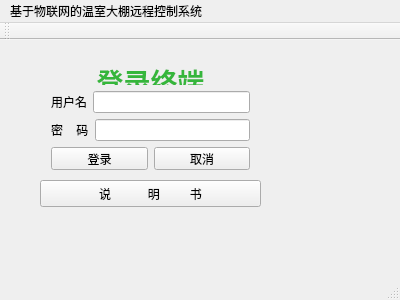
<?xml version="1.0" encoding="UTF-8"?>
<ui version="4.0">
 <class>MainWindow</class>
 <widget class="QMainWindow" name="MainWindow">
  <property name="geometry">
   <rect>
    <x>0</x>
    <y>0</y>
    <width>400</width>
    <height>300</height>
   </rect>
  </property>
  <property name="windowTitle">
   <string>MainWindow</string>
  </property>
  <widget class="QWidget" name="centralWidget">
   <widget class="QWidget" name="layoutWidget">
    <property name="geometry">
     <rect>
      <x>40</x>
      <y>10</y>
      <width>221</width>
      <height>131</height>
     </rect>
    </property>
    <layout class="QVBoxLayout" name="verticalLayout">
     <item>
      <widget class="QLabel" name="label">
       <property name="text">
        <string>&lt;html&gt;&lt;head/&gt;&lt;body&gt;&lt;p align=&quot;center&quot;&gt;&lt;span style=&quot; font-size:20pt; font-weight:600; color:#35b63b;&quot;&gt;登录终端&lt;/span&gt;&lt;/p&gt;&lt;/body&gt;&lt;/html&gt;</string>
       </property>
      </widget>
     </item>
     <item>
      <layout class="QHBoxLayout" name="horizontalLayout">
       <item>
        <widget class="QLabel" name="label_2">
         <property name="text">
          <string>用户名</string>
         </property>
        </widget>
       </item>
       <item>
        <widget class="QLineEdit" name="userLineEdit"/>
       </item>
      </layout>
     </item>
     <item>
      <layout class="QHBoxLayout" name="horizontalLayout_2">
       <item>
        <widget class="QLabel" name="label_3">
         <property name="text">
          <string>密    码</string>
         </property>
        </widget>
       </item>
       <item>
        <widget class="QLineEdit" name="passwordLineEdit"/>
       </item>
      </layout>
     </item>
     <item>
      <layout class="QHBoxLayout" name="horizontalLayout_3">
       <item>
        <widget class="QPushButton" name="submitButton">
         <property name="text">
          <string>登录</string>
         </property>
        </widget>
       </item>
       <item>
        <widget class="QPushButton" name="cancelButto">
         <property name="text">
          <string>取消</string>
         </property>
        </widget>
       </item>
      </layout>
     </item>
    </layout>
   </widget>
   <widget class="QPushButton" name="specificationButton">
    <property name="geometry">
     <rect>
      <x>40</x>
      <y>140</y>
      <width>221</width>
      <height>27</height>
     </rect>
    </property>
    <property name="text">
     <string>说           明         书</string>
    </property>
   </widget>
  </widget>
  <widget class="QMenuBar" name="menuBar">
   <property name="geometry">
    <rect>
     <x>0</x>
     <y>0</y>
     <width>400</width>
     <height>27</height>
    </rect>
   </property>
   <widget class="QMenu" name="menu">
    <property name="title">
     <string>基于物联网的温室大棚远程控制系统</string>
    </property>
   </widget>
   <addaction name="menu"/>
  </widget>
  <widget class="QToolBar" name="mainToolBar">
   <attribute name="toolBarArea">
    <enum>TopToolBarArea</enum>
   </attribute>
   <attribute name="toolBarBreak">
    <bool>false</bool>
   </attribute>
  </widget>
  <widget class="QStatusBar" name="statusBar"/>
 </widget>
 <layoutdefault spacing="6" margin="11"/>
 <resources/>
 <connections/>
</ui>
